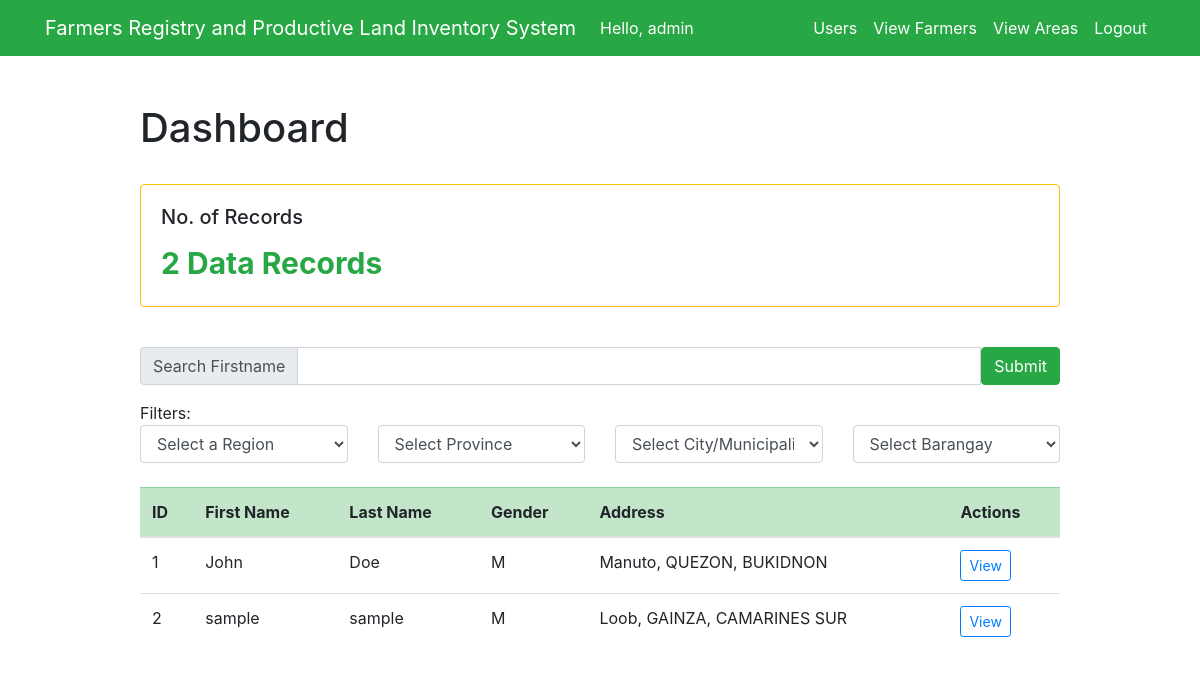
The page /dashboard/ (signed in) on the database its author committed.
### test_app/models.py (models this page shows, shortened)
class Farmer(models.Model):
    MALE = 'M'
    FEMALE = 'F'
    PERSON_GENDER = [
        (MALE, 'Male'),
        (FEMALE, 'Female'),
    ]
    assigned_id = models.CharField(max_length=20, blank=True, null=True)
    first_name = models.CharField(max_length=200, blank=False)
    last_name = models.CharField(max_length=200, blank=False)
    middle_name = models.CharField(max_length=200, blank=False)
    gender = models.CharField(max_length=1, choices=PERSON_GENDER, default=MALE)
    region = models.CharField(max_length=200)
    province = models.CharField(max_length=200)
    muncity = models.CharField(max_length=200)
    brgy = models.CharField(max_length=200)
    address = models.TextField(blank=True)
    date_created = models.DateTimeField(auto_now_add=True)
    contact_no = models.CharField(max_length=20, blank=True, null=True)
    tin = models.CharField(max_length=20, blank=True, null=True)
    philhealth = models.CharField(max_length=20, blank=True, null=True)
    sss = models.CharField(max_length=20, blank=True, null=True)
    pagibig = models.CharField(max_length=20, blank=True, null=True)
    civil_status = models.CharField(max_length=20, blank=True, null=True)
    nationality = models.CharField(max_length=50, blank=True, null=True)
    birthdate = models.DateField(default=None)
    spouse = models.CharField(max_length=250, blank=True, null=True)

### test_app/views.py (the view, shortened to what this page needs)
# urls.py: path('dashboard/', views.user_dashboard, name='user_dashboard'),
@login_required(login_url='/')
def user_dashboard(request):
    if request.method == 'GET':
        if request.user.is_superuser is not True:
            return redirect('user_info')
        else:
            data_entries = Farmer.objects.all()
            regions = RegionCode.objects.all()
            raw_income = Profile.objects.all()
            list_income = []
            if not raw_income:
                mean_income = 0
            else:
                list_income.clear()
                for every_income in raw_income:
                    list_income.append(every_income.income_annual)
                np_income = np.array([list_income])
                mean_income = np.mean(np_income)
            context = {
                'data_entries': data_entries,
                'income': mean_income,
                'regions': regions,
            }
            return render(request, 'test_app/dashboard.html', context)

### test_app/templates/test_app/dashboard.html (shortened to what this page needs)
{% extends "test_app/base.html" %}
{% block content %}
{% load table_tags %}
<div class="row justify-content-center mt-5">
    <div class="col-md-10">
        <h1>Dashboard</h1>
        <br>
        <div class="row">
            <div class="col-sm-12 col-lg-12">
                <div class="card border-warning mb-3">
                    <div class="card-body text-warning">
                        <h5 class="card-title text-body">No. of Records</h5>
                        {% if data_entries %}
                            <p class="card-text text-success" style="font-size: 30px;"><strong>{{ data_entries.count }} Data Record{{ data_entries.count|pluralize }}</strong></p>
                        {% else %}
                            <p class="card-text text-danger" style="font-size: 30px;"><strong>No Data Entries</strong></p>
                        {% endif %}
                    </div>
                </div>
            </div>
        </div>
        <br>
        <form action="" id="searchForm" method="POST">
            <div class="input-group mb-3">
                <div class="input-group-prepend">
                    <span class="input-group-text" id="inputGroup-sizing-default">Search Firstname</span>
                </div>
                <input type="text" class="form-control" aria-label="Search" aria-describedby="inputGroup-sizing-default" id="search" name="search">
                <button type="submit" class="btn btn-success">Submit</button>
            </div>
            Filters: <br>
            <div class="row">
                <div class="col-sm-12 col-md-6 col-lg-3">
                    <select class="form-select form-control" name="region" id="region" onchange="populateProvince(this)" aria-label="Select Region">
                        <option value="0" selected>Select a Region</option>
                    </select>
                </div>
                <div class="col-sm-12 col-md-6 col-lg-3">
                    <select class="form-select form-control" name="province" id="province" onchange="populateMunCity(this)" aria-label="Select Province">
                        <option value="0" selected>Select Province</option>
                    </select>
                </div>
                <div class="col-sm-12 col-md-6 col-lg-3">
                    <select class="form-select form-control" name="muncity" id="muncity" onchange="populateBrgy(this)" aria-label="Select City/Municipality">
                        <option value="0" selected>Select City/Municipality</option>
                    </select>
                </div>
                <div class="col-sm-12 col-md-6 col-lg-3">
                    <select class="form-select form-control" name="brgy" id="brgy" aria-label="Select Barangay">
                        <option value="0" selected>Select Barangay</option>
                    </select>
                </div>
            </div>
        </form>
        <br>
        <table class="table table-hover table-stripped table-responsive-md" id="profile_list">
            <thead class="table-success">
                <tr>
                    <th scope="col">ID</th>
                    <th scope="col">First Name</th>
                    <th scope="col">Last Name</th>
                    <th scope="col">Gender</th>
                    <th scope="col">Address</th>
                    <th scope="col" align="center">Actions</th>
                </tr>
            </thead>
            <tbody>
                {% for data in data_entries %}
                    <tr>
                        <td scope="row">{{ data.id }}</td>
                        <td>{{ data.first_name }}</td>
                        <td>{{ data.last_name }}</td>
                        <td>{{ data.gender }}</td>
                        <td>{{ data.address }}</td>
                        <td><a type="button" class="btn btn-outline-primary btn-sm text-primary" href="{% url 'view_user' data.id %}">View</a>
                    </tr>
                {% endfor %}
            </tbody>
        </table>
    </div>
</div>
{% endblock %}

### test_app/templates/test_app/base.html (shortened to what this page needs)
<!doctype html>
<html lang="en">
<head>
    <link rel="stylesheet" href="https://stackpath.bootstrapcdn.com/bootstrap/4.4.1/css/bootstrap.min.css">
</head>
<body>
<nav class="navbar navbar-expand-md navbar-light bg-success">
<div class="container">
    {% if user.is_superuser %}<a class="navbar-brand" href="{% url 'user_dashboard' %}">{% else %}<a class="navbar-brand" href="{% url 'user_info' %}">{% endif %}
        <span class="text-white">Farmers Registry and Productive Land Inventory System</span>
    </a>
    <div class="collapse navbar-collapse" id="navbarNav">
        {% if user.is_authenticated %}
            <ul class="navbar-nav mr-auto">
                <li class="nav-item">
                    <span class="nav-link text-white">Hello, {{ request.user }}</span>
                </li>
            </ul>
        {% endif %}
    <ul class="navbar-nav ml-auto">
        {% if user.is_authenticated %}
            <li class="nav-item">
                {% if user.is_superuser %}
                    <a href="{% url 'user_list' %}" class="nav-link text-white">Users</a>
                {% endif %}
            </li>
            <li class="nav-item">
                {% if user.is_superuser %}
                    <a href="{% url 'user_dashboard' %}" class="nav-link text-white">View Farmers</a>
                {% endif %}
            </li>
            <li class="nav-item">
                {% if user.is_superuser %}
                    <a href="{% url 'viewarea_dashboard' %}" class="nav-link text-white">View Areas</a>
                {% endif %}
            </li>
            <li class="nav-item">
                <a href="#" onclick="$('#signOutBtn').click()" class="nav-link text-white">Logout</a>
            </li>
        {% endif %}
    </ul>
    </div>
</div>
</nav>
<div class="container">
{% block content %}{% endblock %}
</div>
</body>
</html>

### rows shown on the page
Farmer: id "1", first_name "John", last_name "Doe", gender "M", address "Manuto, QUEZON, BUKIDNON"
Farmer: id "2", first_name "sample", last_name "sample", gender "M", address "Loob, GAINZA, CAMARINES SUR"

### other values the page prints
{{ request.user }} "admin"
{{ data_entries.count }} "2"
